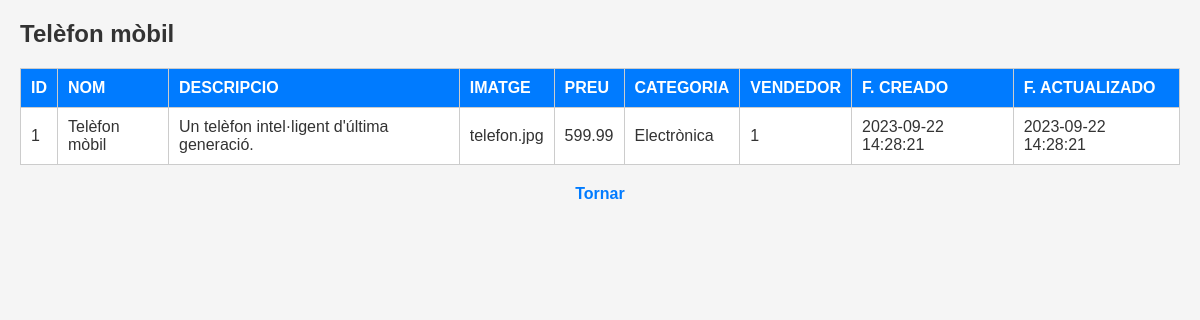
The app's page /products/read/1, older data.
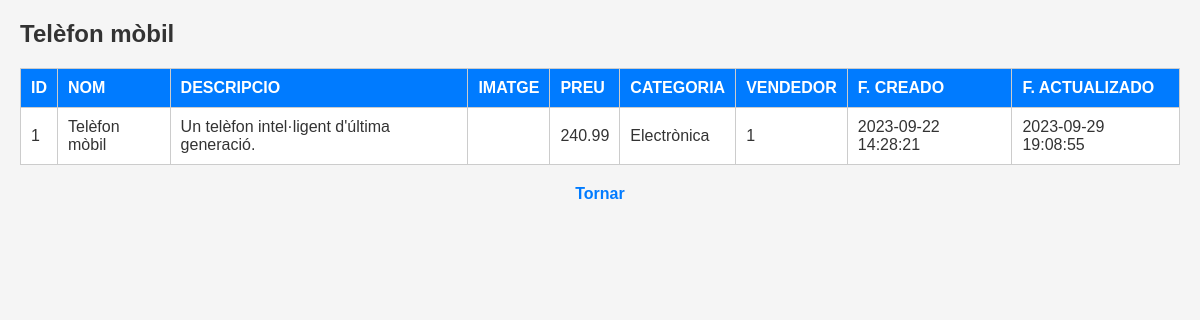
The same page, newer data.
### tables this page shows
CREATE TABLE products (
	id INTEGER PRIMARY KEY AUTOINCREMENT,
	title TEXT,
	description TEXT,
	photo TEXT,
	price DECIMAL(10, 2),
	category_id INTEGER,
	seller_id INTEGER,
	created DATETIME,
	updated DATETIME,
	FOREIGN KEY (category_id) REFERENCES categories(id),
	FOREIGN KEY (seller_id) REFERENCES users(id)
);

CREATE TABLE categories (
	id INTEGER PRIMARY KEY AUTOINCREMENT,
	name TEXT UNIQUE,
	slug TEXT UNIQUE
);

### app.py (the view)
@app.route('/products/read/<int:id>')
def products_read(id):
    data = read_product(id)
    nomcat = mostrar_nomcat(data['idcat'])
    return render_template('products/read.html',resource=data,nombre_categoria=nomcat)

### app.py (called while the page is built)
def get_db():
    db = getattr(Flask, '_database', None)
    if db is None:
        db = Flask._database = sqlite3.connect(DATABASE,check_same_thread=False)
    return db

def mostrar_cat():
    cursor = get_db().execute("SELECT * FROM CATEGORIES")
    result = cursor.fetchall()
    data = []
    for x in result:
        datos = {
            'id': x[0],
            'nom': x[1],
            'slug': x[2]
        }
        data.append(datos)
    cursor.close()
    return data

def read_product(id):
    mydb = get_db()
    data=[]
    mycursor = mydb.cursor()
    sql = ("SELECT * FROM products where id = ?")
    val=(id,)
    mycursor.execute(sql, val)
    result = mycursor.fetchall()
    for x in result:
        data = {
        'id': x[0],
        'nom': x[1],
        'descripcio': x[2],
        'imatge': x[3],
        'preu': x[4],
        'idcat': x[5],
        'vendedor': x[6],
        'creado': x[7],
        'actualizado': x[8],
        }
    mycursor.close()
    return data

def mostrar_nomcat(idcat):
    listacat = mostrar_cat()
    for categoria in listacat:
        if categoria['id'] == idcat:
            return categoria['nom']

### templates/products/read.html (shortened to what this page needs)
<!DOCTYPE html>
<html lang="en">
<head>
    <link rel="stylesheet" href="/static/read.css">
</head>
<body>
    <h1>{{ resource['nom'] }}</h1>
    <table border="1">
        <tr>
            <th>ID</th>
            <th>NOM</th>
            <th>DESCRIPCIO</th>
            <th>IMATGE</th>
            <th>PREU</th>
            <th>CATEGORIA</th>
            <th>VENDEDOR</th>
            <th>F. CREADO</th>
            <th>F. ACTUALIZADO</th>
        </tr>
        <tr>
            <td>{{ resource['id'] }}</td>
            <td>{{ resource['nom'] }}</td>
            <td>{{ resource['descripcio'] }}</td>
            <td>{{ resource['imatge'] }}</td>
            <td>{{ resource['preu'] }}</td>
            <td>{{ nombre_categoria }}</td>
            <td>{{ resource['vendedor'] }}</td>
            <td>{{ resource['creado'] }}</td>
            <td>{{ resource['actualizado'] }}</td>
        </tr>
    </table>
    <a href="javascript:history.back()" title="Pagina anterior">Tornar</a>
</body>
</html>
</body>
</html>

### static/read.css (style rules this page uses)
* { margin: 0; padding: 0; box-sizing: border-box; }
body { font-family: Arial, sans-serif; background-color: #f5f5f5; padding: 20px; }
h1 { font-size: 24px; margin-bottom: 20px; color: #333; }
table { width: 100%; border-collapse: collapse; border: 1px solid #ccc; background-color: #fff; margin-bottom: 20px; }
table th, table td { padding: 10px; text-align: left; border-bottom: 1px solid #ccc; }
table th { background-color: #007bff; color: #fff; font-weight: bold; }
table td { color: #333; }
a { display: block; text-align: center; margin-top: 20px; text-decoration: none; color: #007bff; font-weight: bold; }

Row changes from the older to the newer data that the page shows:
changed products "Telèfon mòbil": preu "599.99" → "240.99"; actualizado "2023-09-22 14:28:21" → "2023-09-29 19:08:55"; imatge "telefon.jpg" → (not shown)
